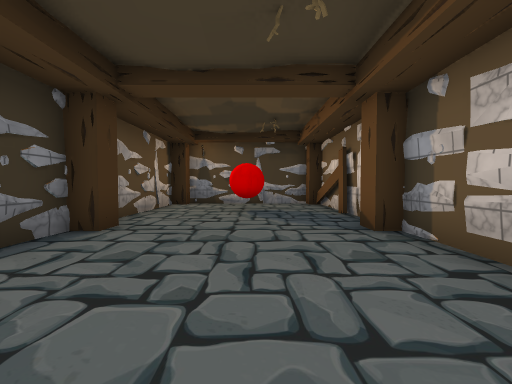
View 1 (above)

24 first-person views from a walk through a 3-D level made in the Unity game engine. The camera is 1.5 m above the floor, tilts 2° down and sees 90° across. Doors are open. The floor is counted in squares, 2 m on a side. Each view is taken from the middle of a square. On the plan, view 1 faces up. The plan holds only what a view shows up to about 9 squares ahead; the rest is blank. The place goes on beyond the plan. The player character is not drawn. Some animated figures are left out. Some surface patterns are stand-ins.

View 2
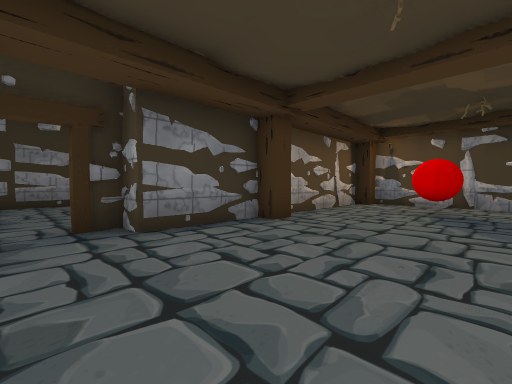

View 3
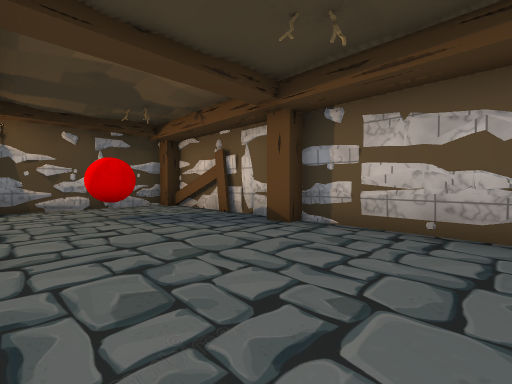

View 4
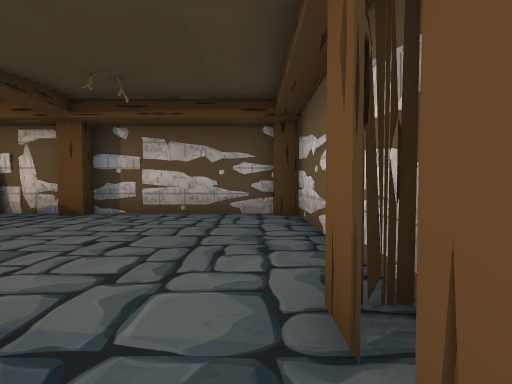

View 5
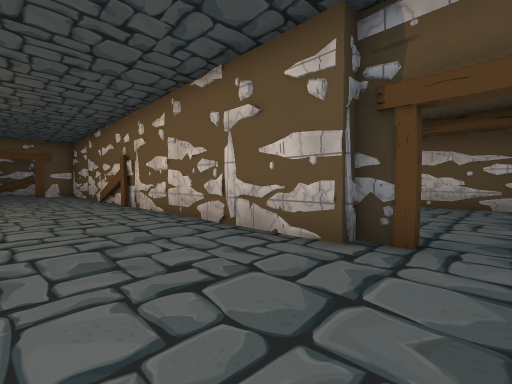

View 6
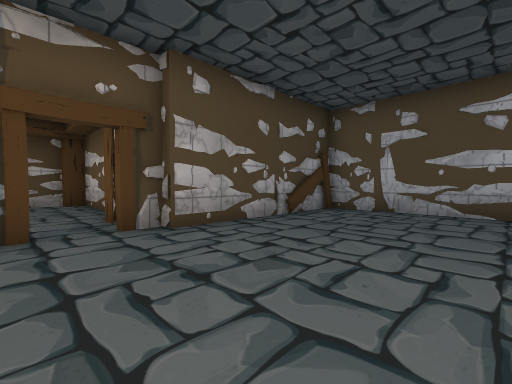

View 7
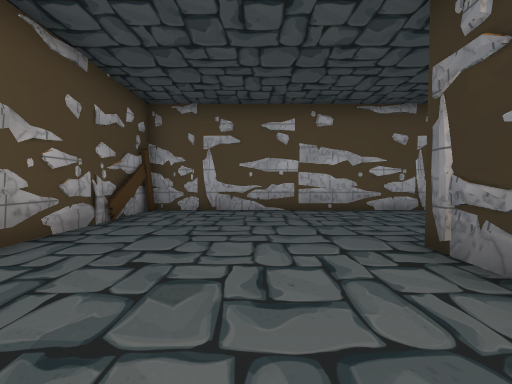

View 8
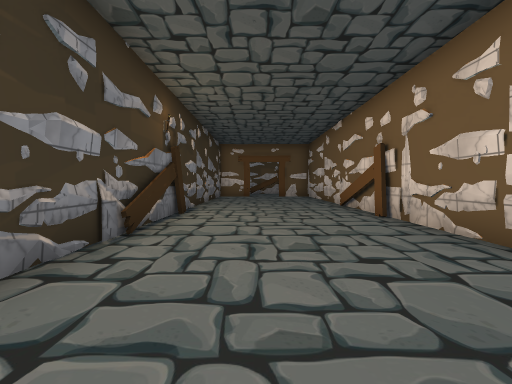

View 9
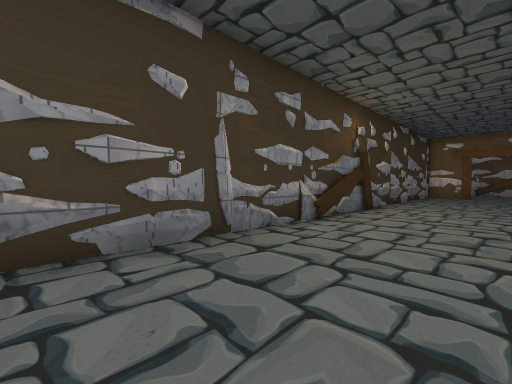

View 10
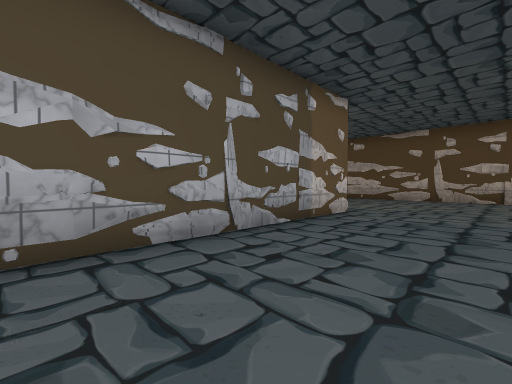

View 11
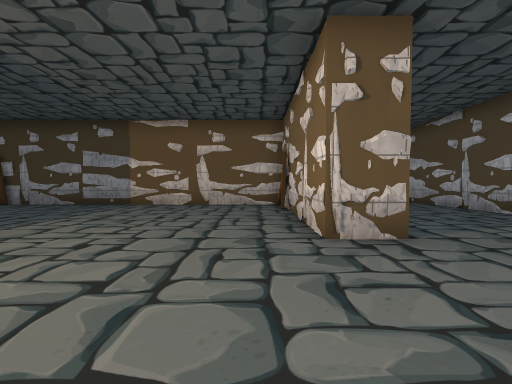

View 12
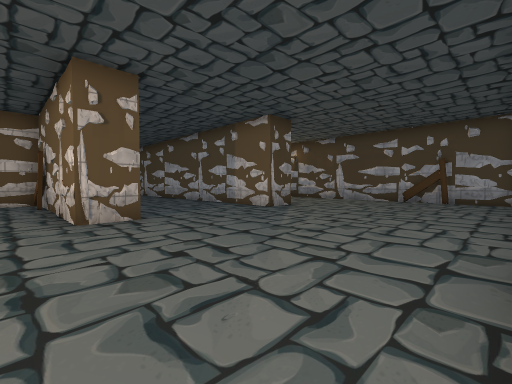

View 13
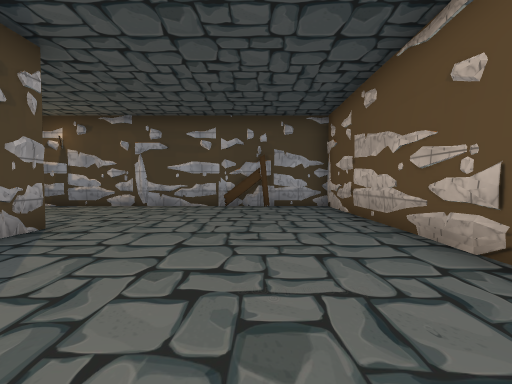

View 14
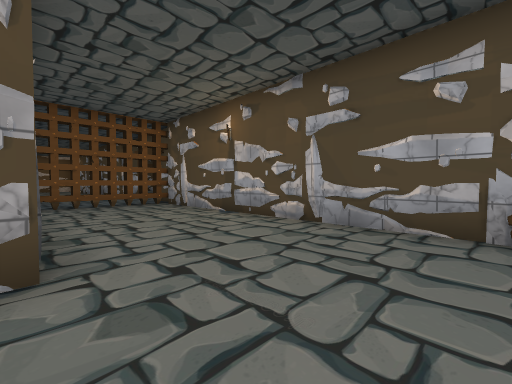

View 15
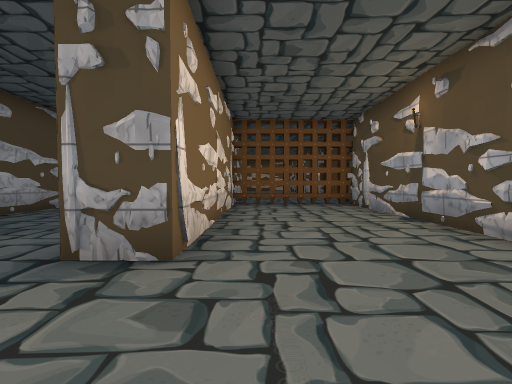

View 16
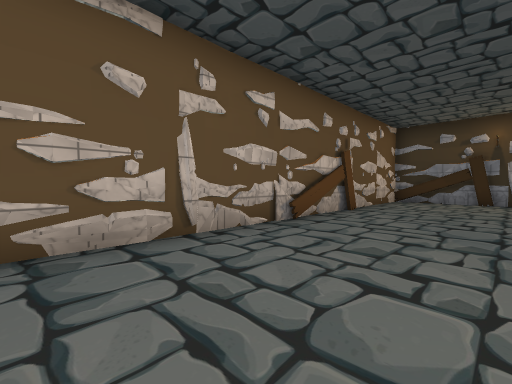

View 17
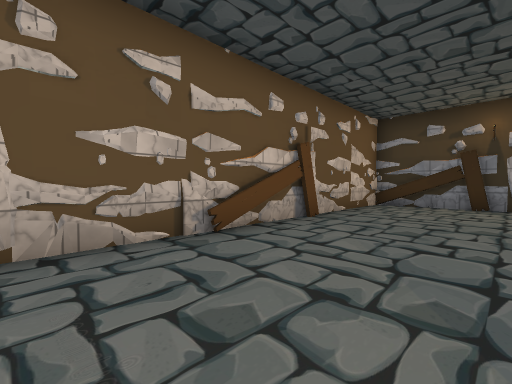

View 18
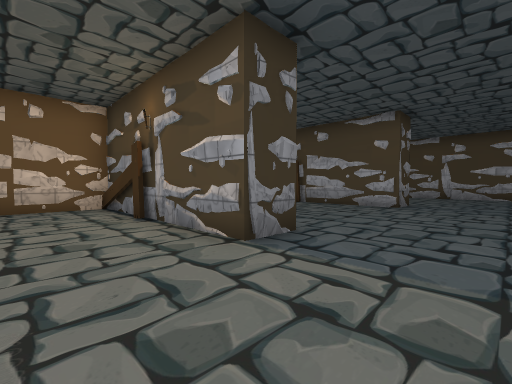

View 19
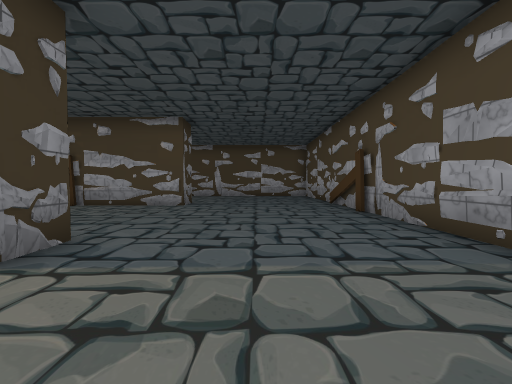

View 20
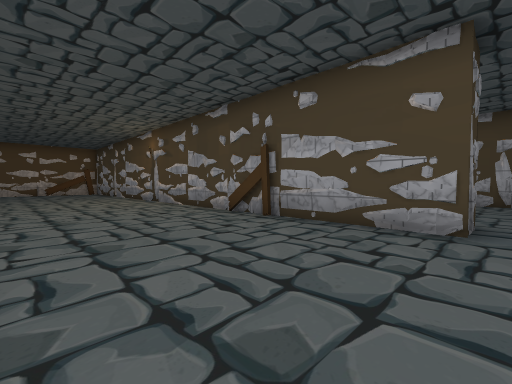

View 21
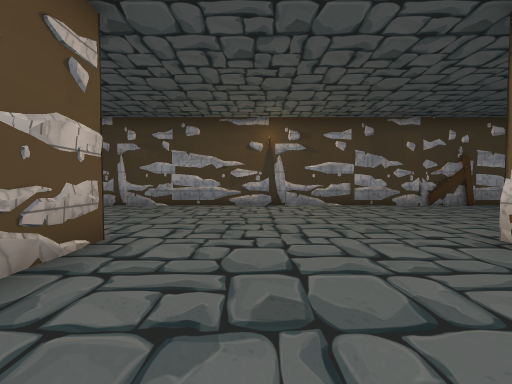

View 22
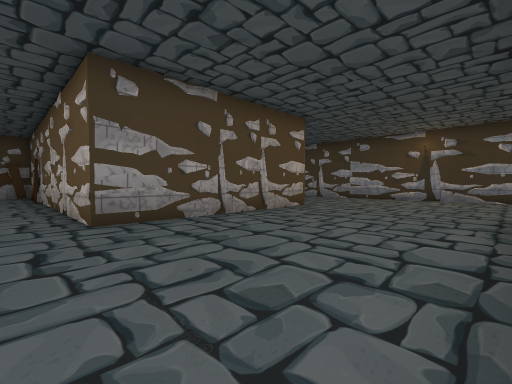

View 23
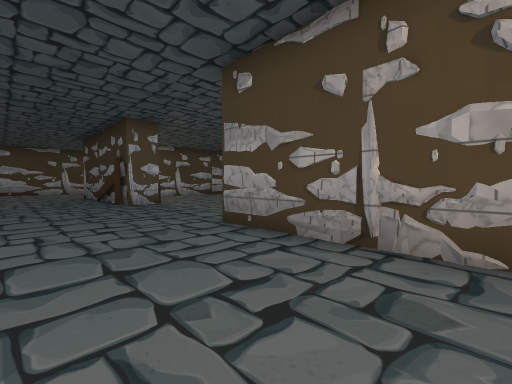

View 24
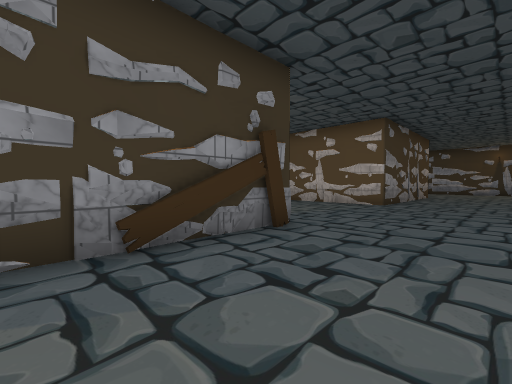

### Floor plan
Key: @ floor where view 1 was taken; # wall or solid block; . floor; B ball.
Columns run from 28 left of view 1 to 3 right of it. Each row starts with its distance up from view 1.
 12              ...   #....#
 11 #############.....##....#
 10 ..................##....#######
  9 ..................##....##....##
  8 ..................##....##.....#
  7 ..................##....##.. B.#
  6 ..................##....##.....#
  5 #....#  #####.....##....##.....#
  4 #.... ###.........##....##....##
  3 #.....#...........##....##.....#
  2 #.....#...........##....##.....#
  1 #.....#...........##....#......#
  0 #.....#...........##........@..#
 -1 #.....#......#######....########
 -2 ......#......#  ####....#
 -3 ....  #.................#
 -4 ....  #.................#
 -5 ....  #.................#
 -6 #...  #......############
 -7 #...  #......#######
 -8 #...  #............#.
 -9 #...  #............#.
-10 #...  #............#
-11       #............#
-12       ##############

Positions as (right, up) in squares from view 1, and headings:
1: (0, 0), facing up
2: (1, 0), facing up-left
3: (-2, 1), facing up-right
4: (-4, 0), facing right
5: (-7, 0), facing up-right
6: (-8, 1), facing down-right
7: (-7, 1), facing down
8: (-7, 3), facing up
9: (-6, 2), facing up-left
10: (-9, -3), facing down-left
11: (-19, 0), facing right
12: (-21, 0), facing down-right
13: (-19, -3), facing down
14: (-18, -7), facing down-right
15: (-18, -8), facing right
16: (-18, -7), facing up-left
17: (-18, -5), facing up-left
18: (-13, 2), facing up-left
19: (-13, 2), facing up
20: (-15, 6), facing up-left
21: (-26, 2), facing up
22: (-23, -2), facing up-left
23: (-25, 3), facing down-left
24: (-25, -10), facing up-left
